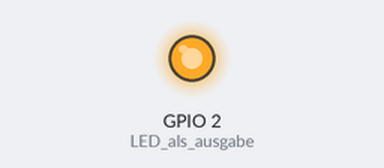
The sketch below on a simulated ESP32. Parts: output pins drawn as LEDs (lit = HIGH).

Above: at 0.05 s.
At 1.95 s:
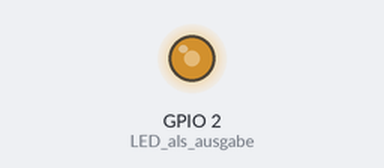
At 3.9 s:
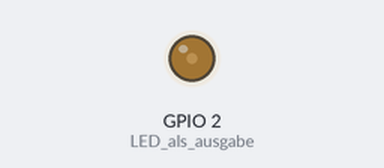
At 9.0 s:
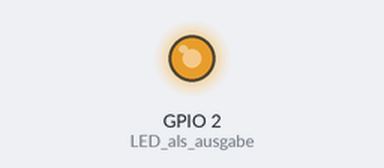
Timing chart, 0 to 13.0 s (numbered marks = the images above):
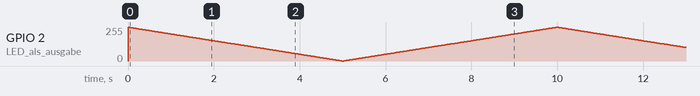

The sketch:

02-SyncronVSAsyncron.ino
```cpp
/* Beispiel aus der Bibliothek (angepasst duch Marco Gabrecht)
 *  Dies ist die Lösung von dem RAMP Beispiel.
 *  Bitte passe diese Beispiel so an, dass die LED innerhalb von 5 Sekunde auf 100% geht und danach wieder auf 0
 *  UND Schreibe alle 1000ms den aktuellen Wert in die Console.
 *  UND Lese alle 50ms einen Analogen Pin ein (10 Bit) und schreibe das Ergebnis in die Console
 *  Wichtig: Die LED muss weiterhin durchgänig faden.
 *  UND Wenn der button gedrückt wird soll in der Seriellenausgabe sofort an/aus stehen(Toggleswitch).
 *
 *  Tipp: delay() sollte nicht verwendet werden, aber du kannst dir merken wie viel Zeit
 *  vergeht indem du millis() aufrufst, dies gibt dir die Millisekunden als long zurück,
 *  welche das System schon läuft. So kannst du die Wartezeiten realisieren, ohne zu blockieren.
 *
 *  Links:
 *  https://www.arduino.cc/reference/en/libraries/ramp/
 *  https://github.com/siteswapjuggler/RAMP
 *  https://randomnerdtutorials.com/esp32-pwm-arduino-ide/
 *  https://www.arduino.cc/reference/de/language/functions/time/millis/
 *  https://www.arduino.cc/reference/de/language/functions/communication/serial/begin/
 *  https://www.arduino.cc/reference/de/language/structure/arithmetic-operators/modulo/
 *  https://www.arduino.cc/reference/de/language/structure/control-structure/else/
 *  https://randomnerdtutorials.com/esp32-adc-analog-read-arduino-ide/
 *
 */
#include <Ramp.h>                             // include library

ramp myRamp;                               // new int ramp object
int analogPin = 34;
long lastRun = 0;
long lastRunConsole = 0;
boolean toggleswitch = false;
boolean isPressedMarker = false;

void setup() {
  pinMode(LED_BUILTIN, OUTPUT);             // LED als ausgabe
  myRamp.go(0);                            // setze anfangswert auf 0
  myRamp.go(255, 5000, LINEAR, BACKANDFORTH);      // gehe in 5000ms auf 255 linear und das in einem Vorwärts- und Rückwärtskreislauf.
  // ESP32 Spezifisch
  ledcSetup(0, 5000, 8);                    // Sage der Hardware, dass der LED Channel 0 ist.
                                            // mit einer Frequenz von 5000Hz und einer 8 bit (0-255) Auflösung funktionieren soll
  ledcAttachPin(LED_BUILTIN, 0);            // Sage der Hardware, das Pin 25 (LED) mit Channel 1 gesteuert werden soll.
  Serial.begin(115200);                     // Schneller und braucht deshalb weniger Zeit
}

void loop() {
  // deine Erweiterrung ... Tipp: if (millis() >= (lastRunConsole + 1000)) {
  byte val = myRamp.update();                  // Hole die aktuelle Zahl
  //analogWrite(LED_BUILTIN, val);            // Arduino Style, nicht ESP32
  ledcWrite(0, val);                          // Setze den LEd Channel 0 auf die aktuelle Zahl
}
```
